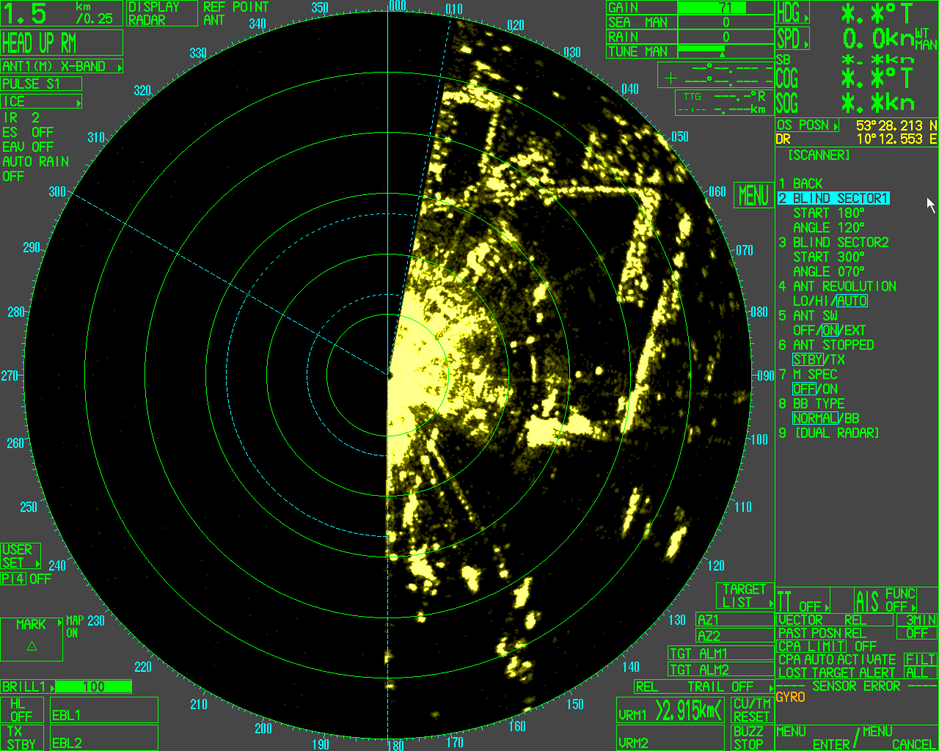
#> input picture OpenCV/cap_00000000.bmp, 939 x 751 px, shrunk from 1280 x 1024 before the run
$ python radar.py   (older library calls are emulated)
#> lines starting #> are read from the running program, lines starting #| are printed output that depends on the picture
import numpy as np
import cv2
from matplotlib import pyplot as plt


target_path = cv2.imread('cap_00000000.bmp')
#> target_path is the input picture: shape (751, 939, 3); mean B, G, R 30.9, 53.9, 38.5
output_path = cv2.imread('cap_00000001.bmp')
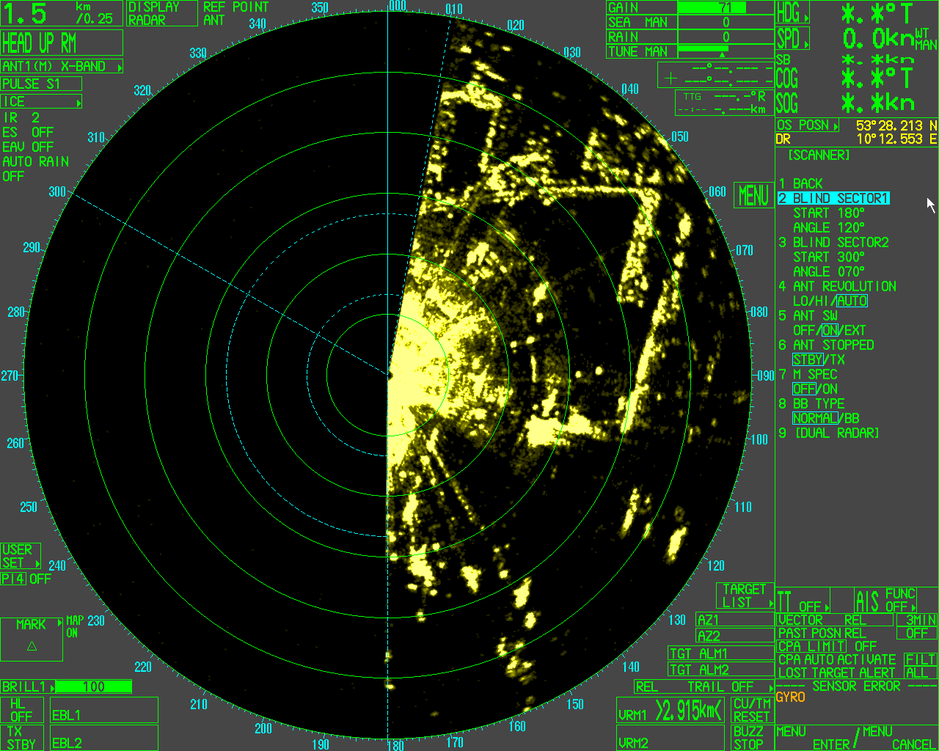
#> input picture OpenCV/cap_00000001.bmp, 939 x 751 px, shrunk from 1280 x 1024 before the run
#> output_path is the input picture: shape (751, 939, 3); mean B, G, R 30.8, 53.8, 38.5

# [10 lines of commented-out code are left out]

difference = cv2.subtract(target_path,output_path)
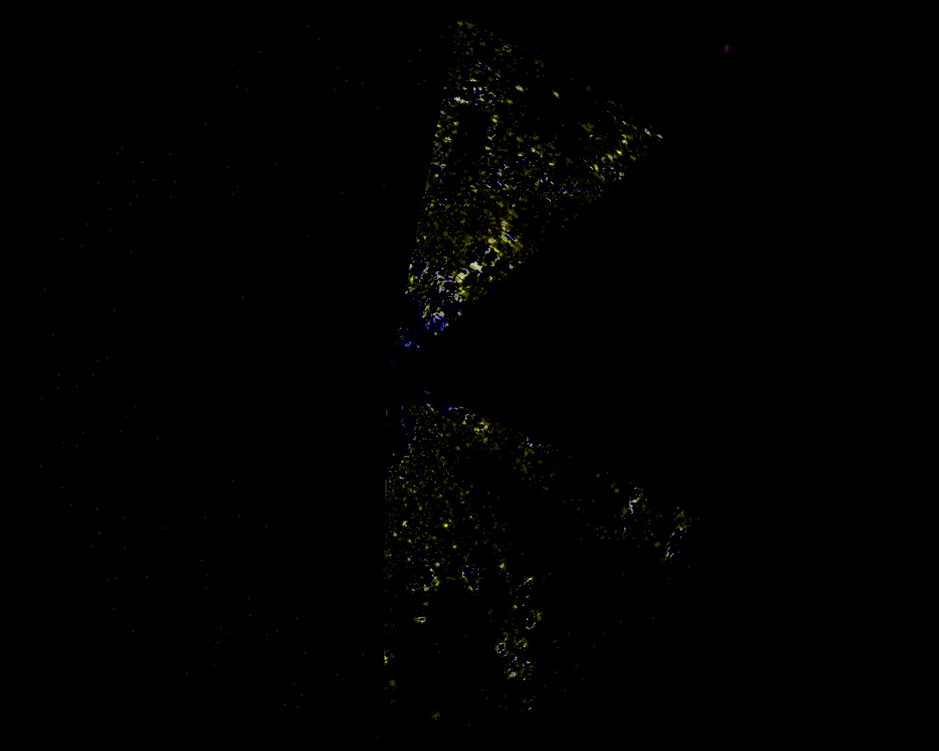
#> difference: shape (751, 939, 3); mean B, G, R 0.4, 1, 1
cv2.imshow('Target',target_path)
cv2.imshow('Output',output_path)
cv2.imshow('difference', difference)
#cv2.imwrite('diffence.png', difference)
graydiff = cv2.imread('difference.png',0)
cv2.imshow('differencegray', graydiff)

k = cv2.waitKey(0) & 0xFF
#> (key Esc is pressed here)
if k == 27:     #wait for ESC key to exit
    cv2.destroyAllWindows()
elif k == ord('s'):     #wait for 's' key to save and exit
    cv2.imwrite('differenzgray.png', graydiff)
    cv2.destroyAllWindows()
